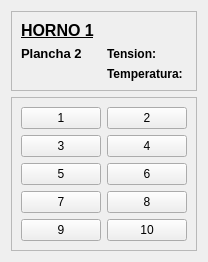
               <widget class="QWidget" name="plancha2_1">
                <layout class="QVBoxLayout" name="verticalLayout_32">
                 <item>
                  <widget class="QFrame" name="frame_30">
                   <property name="frameShape">
                    <enum>QFrame::StyledPanel</enum>
                   </property>
                   <property name="frameShadow">
                    <enum>QFrame::Raised</enum>
                   </property>
                   <layout class="QGridLayout" name="gridLayout_8">
                    <item row="1" column="1">
                     <widget class="QLabel" name="label_18">
                      <property name="font">
                       <font>
                        <weight>75</weight>
                        <bold>true</bold>
                       </font>
                      </property>
                      <property name="text">
                       <string>Tension: </string>
                      </property>
                     </widget>
                    </item>
                    <item row="1" column="0">
                     <widget class="QLabel" name="label_17">
                      <property name="font">
                       <font>
                        <pointsize>10</pointsize>
                        <weight>75</weight>
                        <bold>true</bold>
                       </font>
                      </property>
                      <property name="text">
                       <string>Plancha 2</string>
                      </property>
                     </widget>
                    </item>
                    <item row="2" column="1">
                     <widget class="QLabel" name="label_19">
                      <property name="font">
                       <font>
                        <weight>75</weight>
                        <bold>true</bold>
                       </font>
                      </property>
                      <property name="text">
                       <string>Temperatura:</string>
                      </property>
                     </widget>
                    </item>
                    <item row="0" column="0">
                     <widget class="QLabel" name="label_20">
                      <property name="font">
                       <font>
                        <pointsize>12</pointsize>
                        <weight>75</weight>
                        <bold>true</bold>
                        <underline>true</underline>
                       </font>
                      </property>
                      <property name="text">
                       <string>HORNO 1</string>
                      </property>
                     </widget>
                    </item>
                   </layout>
                  </widget>
                 </item>
                 <item>
                  <widget class="QFrame" name="frame_29">
                   <property name="enabled">
                    <bool>true</bool>
                   </property>
                   <property name="frameShape">
                    <enum>QFrame::StyledPanel</enum>
                   </property>
                   <property name="frameShadow">
                    <enum>QFrame::Raised</enum>
                   </property>
                   <layout class="QGridLayout" name="gridLayout_7">
                    <item row="0" column="0" alignment="Qt::AlignVCenter">
                     <widget class="QPushButton" name="pushButton_41">
                      <property name="text">
                       <string>1</string>
                      </property>
                      <property name="icon">
                       <iconset resource="resources.qrc">
                        <normaloff>:/icons/icons/activity.svg</normaloff>:/icons/icons/activity.svg</iconset>
                      </property>
                      <property name="iconSize">
                       <size>
                        <width>24</width>
                        <height>24</height>
                       </size>
                      </property>
                     </widget>
                    </item>
                    <item row="4" column="0" alignment="Qt::AlignVCenter">
                     <widget class="QPushButton" name="pushButton_48">
                      <property name="text">
                       <string>9</string>
                      </property>
                      <property name="icon">
                       <iconset resource="resources.qrc">
                        <normaloff>:/icons/icons/activity.svg</normaloff>:/icons/icons/activity.svg</iconset>
                      </property>
                      <property name="iconSize">
                       <size>
                        <width>24</width>
                        <height>24</height>
                       </size>
                      </property>
                     </widget>
                    </item>
                    <item row="3" column="0" alignment="Qt::AlignVCenter">
                     <widget class="QPushButton" name="pushButton_50">
                      <property name="text">
                       <string>7</string>
                      </property>
                      <property name="icon">
                       <iconset resource="resources.qrc">
                        <normaloff>:/icons/icons/activity.svg</normaloff>:/icons/icons/activity.svg</iconset>
                      </property>
                      <property name="iconSize">
                       <size>
                        <width>24</width>
                        <height>24</height>
                       </size>
                      </property>
                     </widget>
                    </item>
                    <item row="4" column="1" alignment="Qt::AlignVCenter">
                     <widget class="QPushButton" name="pushButton_43">
                      <property name="text">
                       <string>10</string>
                      </property>
                      <property name="icon">
                       <iconset resource="resources.qrc">
                        <normaloff>:/icons/icons/activity.svg</normaloff>:/icons/icons/activity.svg</iconset>
                      </property>
                     </widget>
                    </item>
                    <item row="1" column="1" alignment="Qt::AlignVCenter">
                     <widget class="QPushButton" name="pushButton_46">
                      <property name="text">
                       <string>4</string>
                      </property>
                      <property name="icon">
                       <iconset resource="resources.qrc">
                        <normaloff>:/icons/icons/activity.svg</normaloff>:/icons/icons/activity.svg</iconset>
                      </property>
                      <property name="iconSize">
                       <size>
                        <width>24</width>
                        <height>24</height>
                       </size>
                      </property>
                     </widget>
                    </item>
                    <item row="2" column="1" alignment="Qt::AlignVCenter">
                     <widget class="QPushButton" name="pushButton_44">
                      <property name="text">
                       <string>6</string>
                      </property>
                      <property name="icon">
                       <iconset resource="resources.qrc">
                        <normaloff>:/icons/icons/activity.svg</normaloff>:/icons/icons/activity.svg</iconset>
                      </property>
                      <property name="iconSize">
                       <size>
                        <width>24</width>
                        <height>24</height>
                       </size>
                      </property>
                     </widget>
                    </item>
                    <item row="2" column="0" alignment="Qt::AlignVCenter">
                     <widget class="QPushButton" name="pushButton_49">
                      <property name="text">
                       <string>5</string>
                      </property>
                      <property name="icon">
                       <iconset resource="resources.qrc">
                        <normaloff>:/icons/icons/activity.svg</normaloff>:/icons/icons/activity.svg</iconset>
                      </property>
                      <property name="iconSize">
                       <size>
                        <width>24</width>
                        <height>24</height>
                       </size>
                      </property>
                     </widget>
                    </item>
                    <item row="3" column="1" alignment="Qt::AlignVCenter">
                     <widget class="QPushButton" name="pushButton_42">
                      <property name="text">
                       <string>8</string>
                      </property>
                      <property name="icon">
                       <iconset resource="resources.qrc">
                        <normaloff>:/icons/icons/activity.svg</normaloff>:/icons/icons/activity.svg</iconset>
                      </property>
                      <property name="iconSize">
                       <size>
                        <width>24</width>
                        <height>24</height>
                       </size>
                      </property>
                     </widget>
                    </item>
                    <item row="1" column="0" alignment="Qt::AlignVCenter">
                     <widget class="QPushButton" name="pushButton_45">
                      <property name="text">
                       <string>3</string>
                      </property>
                      <property name="icon">
                       <iconset resource="resources.qrc">
                        <normaloff>:/icons/icons/activity.svg</normaloff>:/icons/icons/activity.svg</iconset>
                      </property>
                      <property name="iconSize">
                       <size>
                        <width>24</width>
                        <height>24</height>
                       </size>
                      </property>
                     </widget>
                    </item>
                    <item row="0" column="1" alignment="Qt::AlignVCenter">
                     <widget class="QPushButton" name="pushButton_47">
                      <property name="text">
                       <string>2</string>
                      </property>
                      <property name="icon">
                       <iconset resource="resources.qrc">
                        <normaloff>:/icons/icons/activity.svg</normaloff>:/icons/icons/activity.svg</iconset>
                      </property>
                      <property name="iconSize">
                       <size>
                        <width>24</width>
                        <height>24</height>
                       </size>
                      </property>
                     </widget>
                    </item>
                   </layout>
                  </widget>
                 </item>
                </layout>
               </widget>
